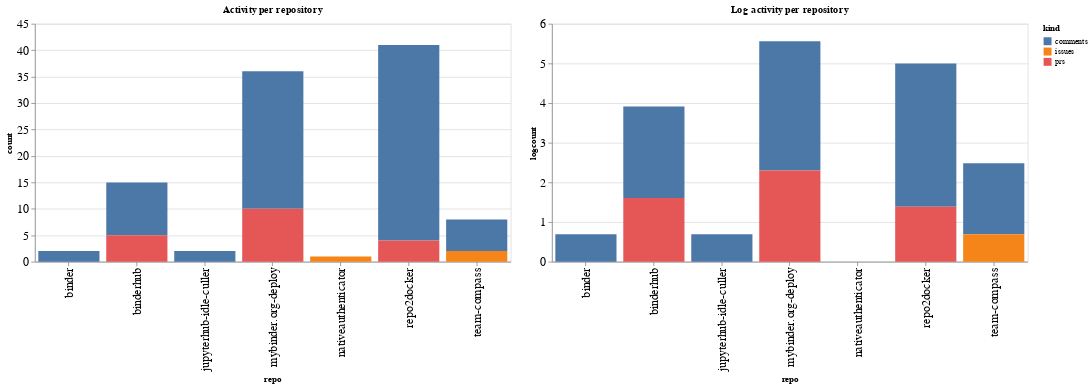

Here is the notebook cell this chart was saved with:
### Code cell
ch1 = alt.Chart(repo_summaries, width=600, title="Activity per repository").mark_bar().encode(
    x='repo',
    y='count',
    color='kind',
    tooltip="kind"
)

ch2 = alt.Chart(repo_summaries, width=600, title="Log activity per repository").mark_bar().encode(
    x='repo',
    y='logcount',
    color='kind',
    tooltip="kind"
)

ch1 | ch2

### Figure 1 — Vega-Lite specification as saved in the notebook (floating-point values rounded to 4 significant figures)
{"config": {"axisLeft": {"labelFontSize": 15}, "axisBottom": {"labelFontSize": 15}}, "hconcat": [{"mark": "bar", "encoding": {"color": {"type": "nominal", "field": "kind"}, "tooltip": {"type": "nominal", "field": "kind"}, "x": {"type": "nominal", "field": "repo"}, "y": {"type": "quantitative", "field": "count"}}, "title": "Activity per repository", "width": 600}, {"mark": "bar", "encoding": {"color": {"type": "nominal", "field": "kind"}, "tooltip": {"type": "nominal", "field": "kind"}, "x": {"type": "nominal", "field": "repo"}, "y": {"type": "quantitative", "field": "logcount"}}, "title": "Log activity per repository", "width": 600}], "data": {"name": "data-7e56cb68d858f571beba4ff0b8173832"}, "$schema": "https://vega.github.io/schema/vega-lite/v4.8.1.json", "datasets": {"data-7e56cb68d858f571beba4ff0b8173832": [{"repo": "binder", "kind": "comments", "count": 2, "logcount": 0.6931}, {"repo": "binderhub", "kind": "comments", "count": 10, "logcount": 2.303}, {"repo": "binderhub", "kind": "prs", "count": 5, "logcount": 1.609}, {"repo": "jupyterhub-idle-culler", "kind": "comments", "count": 2, "logcount": 0.6931}, {"repo": "mybinder.org-deploy", "kind": "comments", "count": 26, "logcount": 3.258}, {"repo": "mybinder.org-deploy", "kind": "prs", "count": 10, "logcount": 2.303}, {"repo": "nativeauthenticator", "kind": "issues", "count": 1, "logcount": 0.0}, {"repo": "repo2docker", "kind": "comments", "count": 37, "logcount": 3.611}, {"repo": "repo2docker", "kind": "prs", "count": 4, "logcount": 1.386}, {"repo": "team-compass", "kind": "comments", "count": 6, "logcount": 1.792}, {"repo": "team-compass", "kind": "issues", "count": 2, "logcount": 0.6931}]}}
